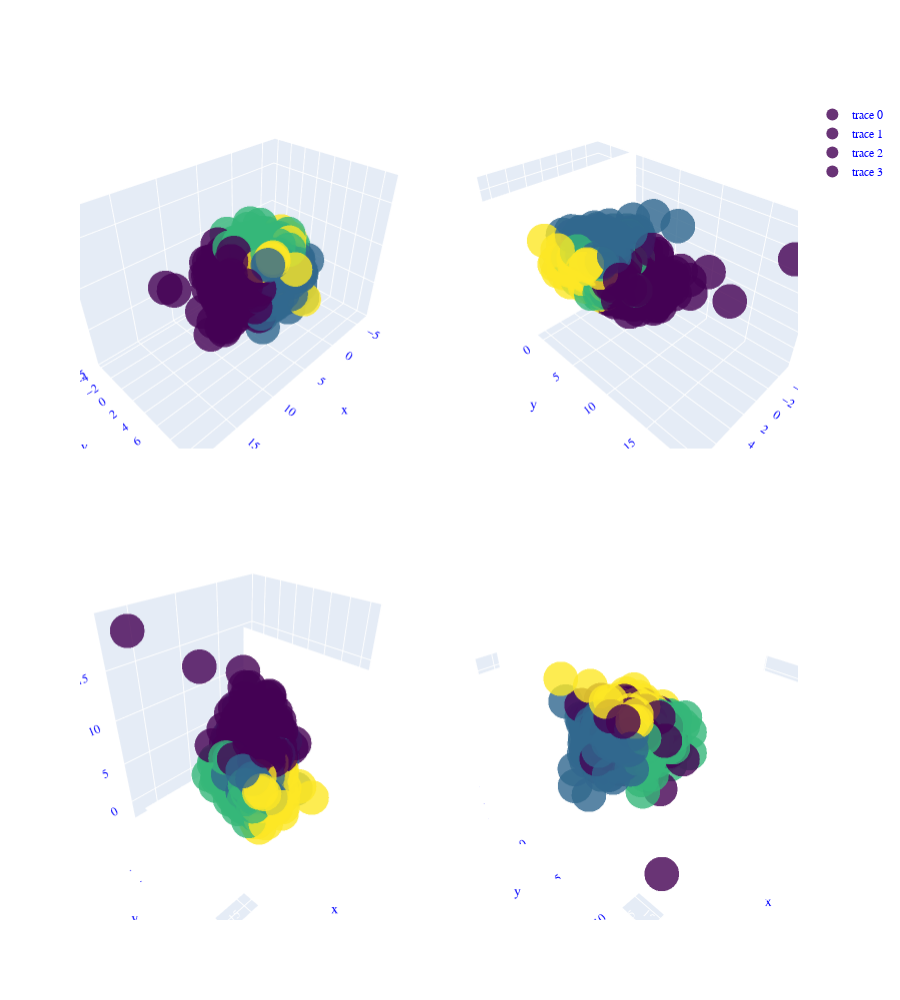

This figure's notebook cell:
### Code cell
fig = make_subplots(
    rows=2, cols=2,
    specs=[[{"type": "scene"}, {"type": "scene"}],
           [{"type": "scene"}, {"type": "scene"}]],
)

fig.add_trace(go.Scatter3d(x=df_pca['Fator 0'], y=df_pca['Fator 1'],
                           z=df_pca['Fator 2'],mode="markers",                          
                             marker=dict(
                                    size=12,
                                    color=df_pca['MelhorClassificacao'],# set color to an array/list of desired values
                                    colorscale='Viridis',   # choose a colorscale
                                    opacity=0.8
                                    )),
                          row=1, col=1
             )

fig.add_trace(go.Scatter3d(x=df_pca['Fator 3'], y=df_pca['Fator 0'],
                           z=df_pca['Fator 1'],mode="markers",                          
                             marker=dict(
                                    size=12,
                                    color=df_pca['MelhorClassificacao'],# set color to an array/list of desired values
                                    colorscale='Viridis',   # choose a colorscale
                                    opacity=0.8
                                    )),
                          row=1, col=2
             )

fig.add_trace(go.Scatter3d(x=df_pca['Fator 2'], y=df_pca['Fator 3'],
                           z=df_pca['Fator 0'],mode="markers",                          
                             marker=dict(
                                    size=12,
                                    color=df_pca['MelhorClassificacao'],# set color to an array/list of desired values
                                    colorscale='Viridis',   # choose a colorscale
                                    opacity=0.8
                                    )),
                          row=2, col=1
             )

fig.add_trace(go.Scatter3d(x=df_pca['Fator 1'], y=df_pca['Fator 2'],
                           z=df_pca['Fator 3'],mode="markers",                          
                             marker=dict(
                                    size=12,
                                    color=df_pca['MelhorClassificacao'],# set color to an array/list of desired values
                                    colorscale='Viridis',   # choose a colorscale
                                    opacity=0.8
                                    )),
                          row=2, col=2
             )

fig.update_layout(
    height=1000, 
    showlegend=True,
    font_family="Courier New",
    font_color="blue",
    title_font_family="Times New Roman",
    title_font_color="black",
    legend_title_font_color="green",
    title_x=0.5
)

fig.show()

### Figure 1 — Plotly figure (JSON) as saved in the notebook; plotly's stock layout.template omitted (floating-point values rounded to 4 significant figures; data arrays with more than 128 entries replaced by an {"elided": "..."} marker saying what was removed)
{"data": [{"marker": {"color": {"elided": "2267 int values"}, "colorscale": [[0, "#440154"], [0.1111, "#482878"], [0.2222, "#3e4989"], [0.3333, "#31688e"], [0.4444, "#26828e"], [0.5556, "#1f9e89"], [0.6667, "#35b779"], [0.7778, "#6ece58"], [0.8889, "#b5de2b"], [1, "#fde725"]], "opacity": 0.8, "size": 12}, "mode": "markers", "scene": "scene", "type": "scatter3d", "x": {"elided": "2267 float values"}, "y": {"elided": "2267 float values"}, "z": {"elided": "2267 float values"}}, {"marker": {"color": {"elided": "2267 int values"}, "colorscale": [[0, "#440154"], [0.1111, "#482878"], [0.2222, "#3e4989"], [0.3333, "#31688e"], [0.4444, "#26828e"], [0.5556, "#1f9e89"], [0.6667, "#35b779"], [0.7778, "#6ece58"], [0.8889, "#b5de2b"], [1, "#fde725"]], "opacity": 0.8, "size": 12}, "mode": "markers", "scene": "scene2", "type": "scatter3d", "x": {"elided": "2267 float values"}, "y": {"elided": "2267 float values"}, "z": {"elided": "2267 float values"}}, {"marker": {"color": {"elided": "2267 int values"}, "colorscale": [[0, "#440154"], [0.1111, "#482878"], [0.2222, "#3e4989"], [0.3333, "#31688e"], [0.4444, "#26828e"], [0.5556, "#1f9e89"], [0.6667, "#35b779"], [0.7778, "#6ece58"], [0.8889, "#b5de2b"], [1, "#fde725"]], "opacity": 0.8, "size": 12}, "mode": "markers", "scene": "scene3", "type": "scatter3d", "x": {"elided": "2267 float values"}, "y": {"elided": "2267 float values"}, "z": {"elided": "2267 float values"}}, {"marker": {"color": {"elided": "2267 int values"}, "colorscale": [[0, "#440154"], [0.1111, "#482878"], [0.2222, "#3e4989"], [0.3333, "#31688e"], [0.4444, "#26828e"], [0.5556, "#1f9e89"], [0.6667, "#35b779"], [0.7778, "#6ece58"], [0.8889, "#b5de2b"], [1, "#fde725"]], "opacity": 0.8, "size": 12}, "mode": "markers", "scene": "scene4", "type": "scatter3d", "x": {"elided": "2267 float values"}, "y": {"elided": "2267 float values"}, "z": {"elided": "2267 float values"}}], "layout": {"font": {"color": "blue", "family": "Courier New"}, "height": 1000, "legend": {"title": {"font": {"color": "green"}}}, "scene": {"domain": {"x": [0, 0.45], "y": [0.575, 1]}}, "scene2": {"domain": {"x": [0.55, 1], "y": [0.575, 1]}}, "scene3": {"domain": {"x": [0, 0.45], "y": [0, 0.425]}}, "scene4": {"domain": {"x": [0.55, 1], "y": [0, 0.425]}}, "showlegend": true, "title": {"font": {"color": "black", "family": "Times New Roman"}, "x": 0.5}}}
